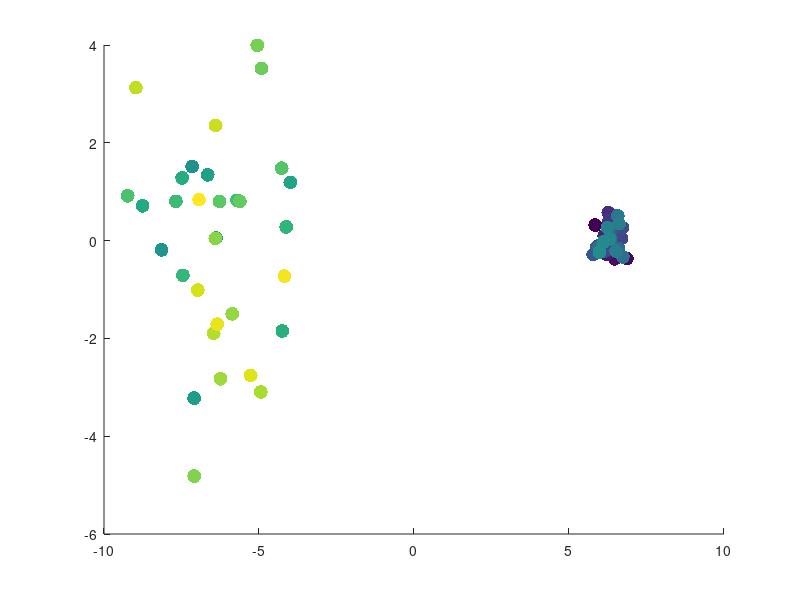

Write the MATLAB code that produced this figure. (Note: this script raises an error after producing the figure.)

Xr = rand(32,8);
Xb = binornd(10,0.5,32,8);
X = [ Xr
      Xb ];
m = mean(X);
X0 = X -m;

%x = linspace(1,8,8);
%plot(x,X0(1:32,:),'-b',x,X0(33:64,:),'-r')
%grid on

R = cov(X0);
[U,S,V] = svd(R); % to iste co PCA
L = diag(S);
Inf3 = (L(1)+L(2)+L(3))/(sum(L));
Inf2 = (L(1)+L(2))/(sum(L));
C0 = X0*U;



score = C0;
num_rows = 64;
figure;
scatter(score(:,1), score(:,2), 100, linspace(1, num_rows, num_rows), 'filled');
dx = 0.02; dy = 0.02;
text(score(:,1)+dx, score(:,2)+dy, string(1:num_rows), 'FontSize', 8);
colorbar;
grid on
title('PCA 2D Projection with Labels');
xlabel('Prvý hlavný komponent');
ylabel('Druhý hlavný komponent');

figure;
scatter3(score(:,1), score(:,2), score(:,3), 100, linspace(1, num_rows, num_rows), 'filled');
colorbar;
title('PCA 3D Projection with Labels');
xlabel('Prvý hlavný komponent');
ylabel('Druhý hlavný komponent');
zlabel('Tretí hlavný komponent');
dx = 0.05;
dy = 0.05;
dz = 0.05;
text(score(:,1) + dx, score(:,2) + dy, score(:,3) + dz, string(1:num_rows), 'FontSize', 8);


%{
figure
plot(x,C0(1:32,:),'-b',x,C0(33:64,:),'-r')
grid on
%plot(C0(1:32,1),C0(1:32,2),'b')
%hold on
%plot(C0(33:64,1),C0(33:64,2),'*r')
%grid on
plot3(C0(1:32,1),C0(1:32,2),C0(1:32,3),'b*')
hold on
plot3(C0(33:64,1),C0(33:64,2),C0(33:64,3),'r*')
grid on
%}
